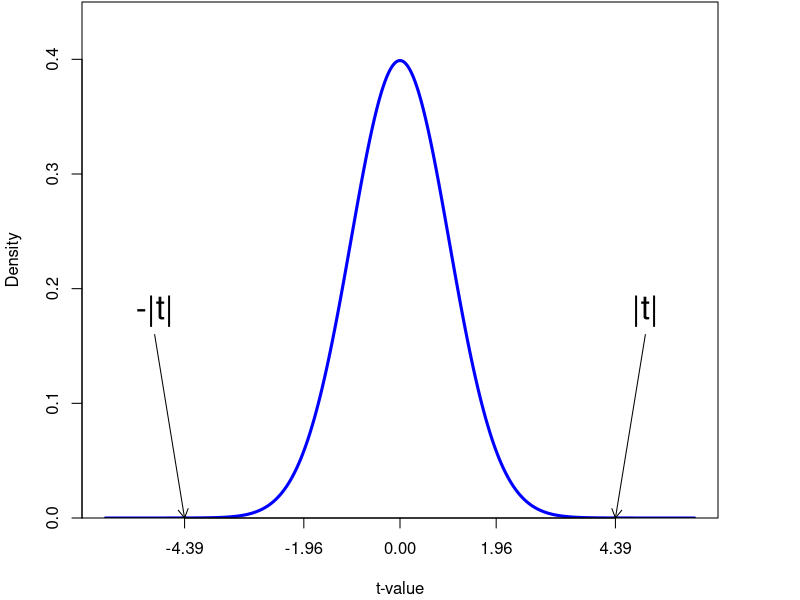
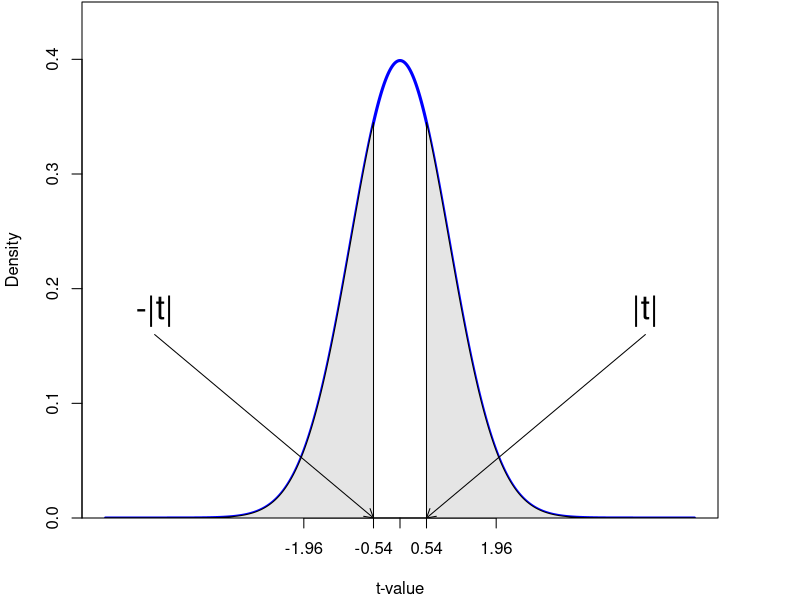
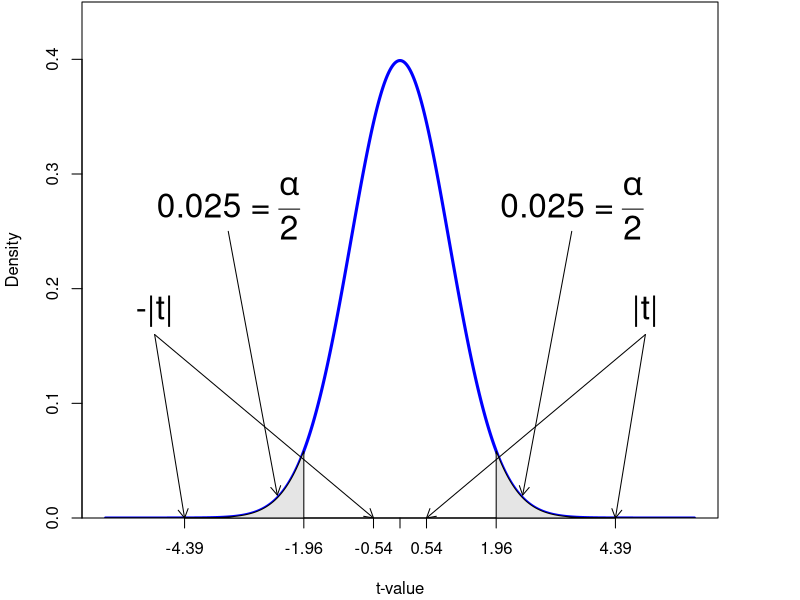
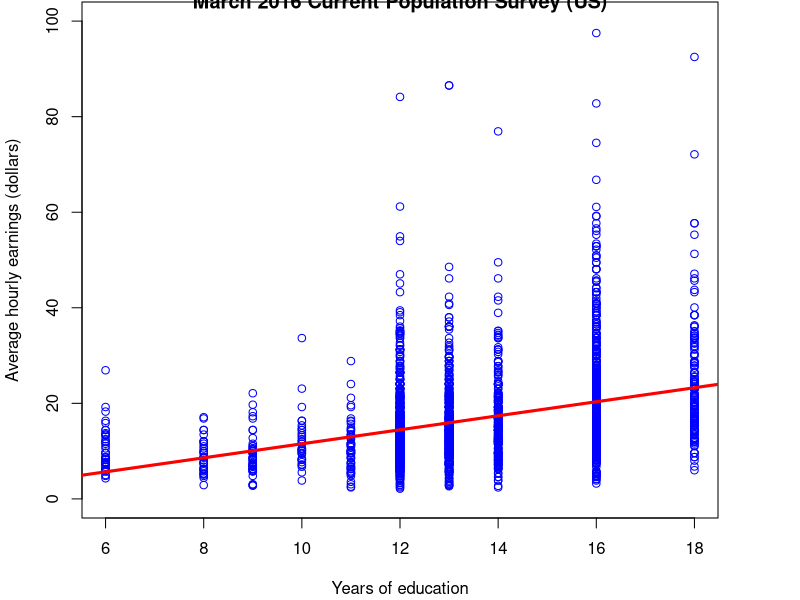
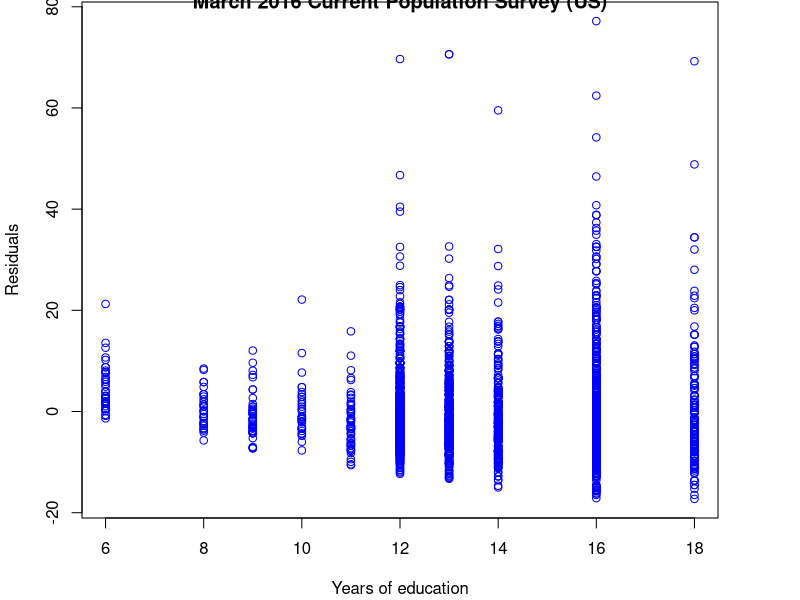

These figures' R source, in order:
## ---- chunk 1
library(AER) # include Applied Econometrics with R library
data(CASchools) # Load CASchools data
# Generate a couple of useful variables
CASchools$STR <- CASchools$students/CASchools$teachers  # Student-teacher ratio
CASchools$Score <- (CASchools$read + CASchools$math)/2  # Student test score
data(CPSSWEducation) # Load CPSSWEducation data
## ---- chunk 2
lm1 <- lm(Score ~ STR, data = CASchools) # Fitted model in lm1
summary(lm1)
## ---- chunk 3
# Plot the standard normal on the support [-6,6]
t <- seq(-6, 6, 0.01)
par(mar = c(4.1,4.1,0.1,4.1))
plot(x = t, 
     y = dnorm(t, 0, 1), 
     type = "l", 
     col = "blue", 
     lwd = 3, 
     yaxs = "i",
     ylab = "Density",
     xaxt="n",
     xlab = "t-value",
     ylim = c(0, 0.45) )

tact <- -4.39

axis(1, at = c(0, -1.96, 1.96, -tact, tact))

# Shade the critical regions using polygon():

#critical region in left tail

polygon(x = c(-6, seq(-6, -4.39, 0.01), -4.39),
        y = c(0, dnorm(seq(-6, -4.39, 0.01)), 0),
        col = 'red')

# critical region in right tail

polygon(x = c(4.39, seq(4.39, 6, 0.01), 6),
        y = c(0, dnorm(seq(4.39, 6, 0.01)), 0),
        col = 'red')

# Add arrows and texts indicating critical regions and the p-value
# arrows(-3.5, 0.2, -2.5, 0.02, length = 0.1)
# arrows(3.5, 0.2, 2.5, 0.02, length = 0.1)

arrows(-5, 0.16, -4.39, 0, length = 0.1)
arrows(5, 0.16, 4.39, 0, length = 0.1)

# text(-3.5, 0.22, 
#      labels = expression("0.025"~"="~over(alpha, 2)),
#      cex = 0.7)
# text(3.5, 0.22, 
#      labels = expression("0.025"~"="~over(alpha, 2)),
#      cex = 0.7)

text(-5, 0.18, 
     labels = expression(paste("-|",t,"|")), 
     cex = 2)
text(5, 0.18, 
     labels = expression(paste("|",t,"|")), 
     cex = 2)

## ---- chunk 4
# Plot the standard normal on the support [-6,6]
t <- seq(-6, 6, 0.01)
par(mar = c(4.1,4.1,0.1,4.1))
plot(x = t, 
     y = dnorm(t, 0, 1), 
     type = "l", 
     col = "blue", 
     lwd = 3, 
     yaxs = "i",
     ylab = "Density",
     xaxt="n",
     xlab = "t-value",
     ylim = c(0, 0.45) )

tact <- -0.54

axis(1, at = c(0, -1.96, 1.96, -tact, tact))

# Shade the critical regions using polygon():

#critical region in left tail

polygon(x = c(-6, seq(-6, -0.54, 0.01), -0.54),
        y = c(0, dnorm(seq(-6, -0.54, 0.01)), 0),
        col = 'gray90')

# critical region in right tail

polygon(x = c(0.54, seq(0.54, 6, 0.01), 6),
        y = c(0, dnorm(seq(0.54, 6, 0.01)), 0),
        col = 'gray90')

# Add arrows and texts indicating critical regions and the p-value
# arrows(-3.5, 0.2, -2.5, 0.02, length = 0.1)
# arrows(3.5, 0.2, 2.5, 0.02, length = 0.1)

arrows(-5, 0.16, -0.54, 0, length = 0.1)
arrows(5, 0.16, 0.54, 0, length = 0.1)

# text(-3.5, 0.22, 
#      labels = expression("0.025"~"="~over(alpha, 2)),
#      cex = 0.7)
# text(3.5, 0.22, 
#      labels = expression("0.025"~"="~over(alpha, 2)),
#      cex = 0.7)

text(-5, 0.18, 
     labels = expression(paste("-|",t,"|")), 
     cex = 2)
text(5, 0.18, 
     labels = expression(paste("|",t,"|")), 
     cex = 2)


## ---- chunk 5
# Plot the standard normal on the support [-6,6]
t <- seq(-6, 6, 0.01)
par(mar = c(4.1,4.1,0.1,4.1))
plot(x = t, 
     y = dnorm(t, 0, 1), 
     type = "l", 
     col = "blue", 
     lwd = 3, 
     yaxs = "i",
     ylab = "Density",
     xaxt="n",
     xlab = "t-value",
     ylim = c(0, 0.45) )

tact <- -0.54

axis(1, at = c(0, -1.96, 1.96, -tact, tact,-4.39,4.39))

# Shade the critical regions using polygon():

#critical region in left tail

polygon(x = c(-6, seq(-6, -1.96, 0.01), -1.96),
        y = c(0, dnorm(seq(-6, -1.96, 0.01)), 0),
        col = 'gray90')

# critical region in right tail

polygon(x = c(1.96, seq(1.96, 6, 0.01), 6),
        y = c(0, dnorm(seq(1.96, 6, 0.01)), 0),
        col = 'gray90')

# Add arrows and texts indicating critical regions and the p-value
arrows(-3.5, 0.25, -2.5, 0.02, length = 0.1)
arrows(3.5, 0.25, 2.5, 0.02, length = 0.1)

arrows(-5, 0.16, -0.54, 0, length = 0.1)
arrows(5, 0.16, 0.54, 0, length = 0.1)

arrows(-5, 0.16, -4.39, 0, length = 0.1)
arrows(5, 0.16, 4.39, 0, length = 0.1)


text(-3.5, 0.27,
     labels = expression("0.025"~"="~over(alpha, 2)),
     cex = 2)
text(3.5, 0.27,
     labels = expression("0.025"~"="~over(alpha, 2)),
     cex = 2)

text(-5, 0.18, 
     labels = expression(paste("-|",t,"|")), 
     cex = 2)
text(5, 0.18, 
     labels = expression(paste("|",t,"|")), 
     cex = 2)


## ---- chunk 6
library(AER) # include Applied Econometrics with R library
data(CPSSWEducation) # Load CPSSWEducation data
lm2 <- lm(earnings ~ education, data = CPSSWEducation) # Fitted model in lm1
# Scatter plot
plot(CPSSWEducation$education,CPSSWEducation$earnings,
     main = "March 2016 Current Population Survey (US)",
     col = "blue",
     xlab = "Years of education",
     ylab = "Average hourly earnings (dollars)",
     ylim = c(0, 100))
abline(lm2,
       lwd = 3,
       col = "red")
## ---- chunk 7
# Scatter plot
plot(CPSSWEducation$education,lm2$residuals,
     main = "March 2016 Current Population Survey (US)",
     col = "blue",
     xlab = "Years of education",
     ylab = "Residuals")
## ---- chunk 8
# Regression output with homoskedastic-only SEs
summary(lm2)
## ---- chunk 9
library(parameters) # include parameters library
# Regression output with heteroskedastic robust SEs
parameters(lm2, robust = TRUE, vcov_type = "HC1")
